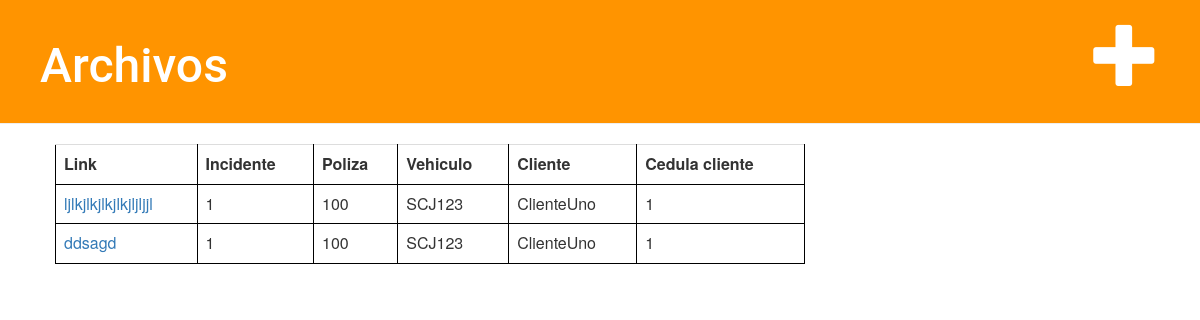
Page /archivo/ on the earlier database version.
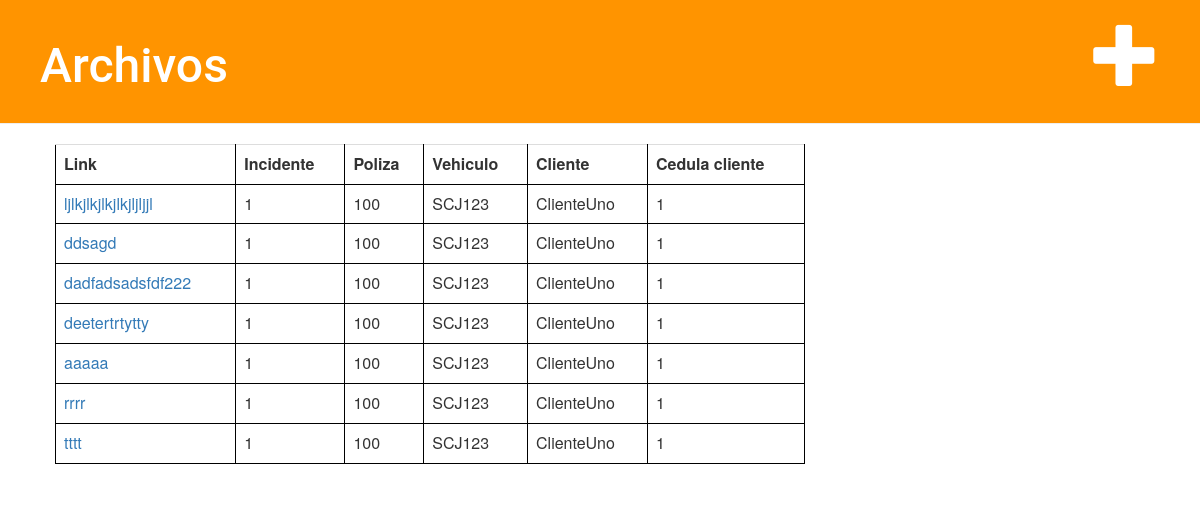
Same page on the later database version.
### denuncia/models.py (models this page shows, shortened)
class Archivo(models.Model):
    id = models.AutoField(primary_key=True)
    incidente = models.ForeignKey('Incidente',on_delete=models.CASCADE,)
    link = models.CharField(max_length=200)

class Incidente(models.Model):
    nro_incidente = models.AutoField(primary_key=True)
    poliza = models.ForeignKey('Poliza',on_delete=models.CASCADE,)
    hay_heridos = models.BooleanField()
    hay_terceros = models.BooleanField()
    fecha_incidente = models.DateTimeField(default=timezone.now)
    estado = models.ForeignKey('Estado',on_delete=models.CASCADE,)
    pro_nombre = models.CharField(max_length=30)
    pro_cedula = models.CharField(max_length=8)
    pro_vto_libreta = models.DateField(null=True, blank=True)
    pro_telefono = models.CharField(max_length=9)
    pro_email = models.EmailField(max_length=35, null=True, blank=True)
    pro_descripción = models.TextField(max_length=500)
    ter_matricula = models.CharField(max_length=7, null=True, blank=True)
    ter_aseguradora = models.CharField(max_length=30, null=True, blank=True)
    ter_propietario = models.BooleanField()
    ter_nombre_conductor = models.CharField(max_length=30, null=True, blank=True)
    ter_cedula_conductor = models.CharField(max_length=8, null=True, blank=True)
    ter_telefono_conductor = models.CharField(max_length=9, null=True, blank=True)
    usuario = models.ForeignKey('Usuario',on_delete=models.CASCADE,)
    fecha_mod = models.DateTimeField(default=timezone.now)

class Poliza(models.Model):
    nro_poliza = models.CharField(primary_key=True, max_length=8)
    cliente = models.ForeignKey('Cliente',on_delete=models.CASCADE,)
    vehiculo = models.ForeignKey('Vehiculo',on_delete=models.CASCADE,)

class Vehiculo(models.Model):
    matricula = models.CharField(primary_key=True, max_length=7)

class Cliente(models.Model):
    cedula = models.CharField(primary_key=True, max_length=8)
    nombre = models.CharField(max_length=30)
    vehiculo = models.ForeignKey('Vehiculo',on_delete=models.CASCADE,)

### denuncia/views.py (the view)
# urls.py: path('archivo/', views.archivo_list, name='archivo_list'),
def archivo_list(request):
    archivos = Archivo.objects.order_by('id')
    return render(request, 'archivo/archivo_list.html', {'archivos': archivos})

### denuncia/templates/archivo/archivo_list.html
{% extends 'archivo/base.html' %}
{% block content %}
	<table class='table'>
		<tr>
			<th>Link</th><th>Incidente</th><th>Poliza</th><th>Vehiculo</th><th>Cliente</th><th>Cedula cliente</th>
		</tr>
		{% for archivo in archivos %}
			<tr>
				<td> <a href="{% url 'archivo_detail' pk=archivo.id %}">{{ archivo.link }}</a></td>
				<td>{{archivo.incidente.nro_incidente }} </td>
				<td>{{archivo.incidente.poliza.nro_poliza }} </td>
				<td>{{archivo.incidente.poliza.vehiculo.matricula }} </td>
				<td>{{archivo.incidente.poliza.cliente.nombre }} </td>
				<td>{{archivo.incidente.poliza.cliente.cedula }} </td>
			</tr>
		{% endfor %}
	</table>
{% endblock %}

Differences in the rows shown:
added Archivo: link "dadfadsadsfdf222", incidente.nro_incidente "1", incidente.poliza.nro_poliza "100", incidente.poliza.vehiculo.matricula "SCJ123", incidente.poliza.cliente.nombre "ClienteUno", incidente.poliza.cliente.cedula "1"
added Archivo: link "deetertrtytty", incidente.nro_incidente "1", incidente.poliza.nro_poliza "100", incidente.poliza.vehiculo.matricula "SCJ123", incidente.poliza.cliente.nombre "ClienteUno", incidente.poliza.cliente.cedula "1"
added Archivo: link "aaaaa", incidente.nro_incidente "1", incidente.poliza.nro_poliza "100", incidente.poliza.vehiculo.matricula "SCJ123", incidente.poliza.cliente.nombre "ClienteUno", incidente.poliza.cliente.cedula "1"
added Archivo: link "rrrr", incidente.nro_incidente "1", incidente.poliza.nro_poliza "100", incidente.poliza.vehiculo.matricula "SCJ123", incidente.poliza.cliente.nombre "ClienteUno", incidente.poliza.cliente.cedula "1"
added Archivo: link "tttt", incidente.nro_incidente "1", incidente.poliza.nro_poliza "100", incidente.poliza.vehiculo.matricula "SCJ123", incidente.poliza.cliente.nombre "ClienteUno", incidente.poliza.cliente.cedula "1"
